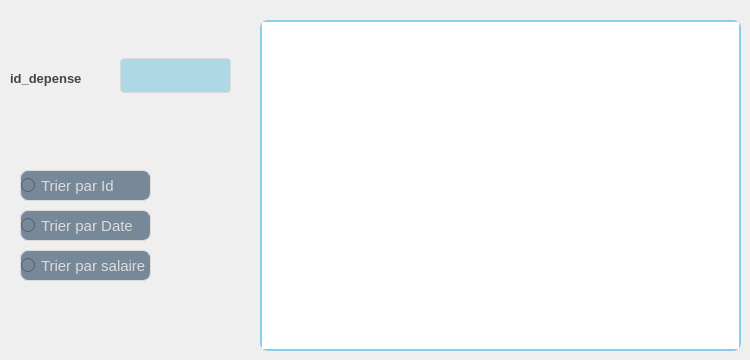
      <widget class="QWidget" name="tab_2">
       <attribute name="title">
        <string>Afficher depense</string>
       </attribute>
       <widget class="QTableView" name="tab_depense">
        <property name="enabled">
         <bool>true</bool>
        </property>
        <property name="geometry">
         <rect>
          <x>260</x>
          <y>20</y>
          <width>481</width>
          <height>331</height>
         </rect>
        </property>
        <property name="styleSheet">
         <string notr="true">border: 2px solid #87CEEB;
border-radius: 8px;
</string>
        </property>
       </widget>
       <widget class="QRadioButton" name="tri_emp_2">
        <property name="geometry">
         <rect>
          <x>20</x>
          <y>170</y>
          <width>131</width>
          <height>31</height>
         </rect>
        </property>
        <property name="styleSheet">
         <string notr="true">QRadioButton {
color:#dcdcdc;
background:#778899;
border: none;
font-size:15px;
font-family:Arial, Helvetica, sans-serif;
text-align: left;
border: 1px solid #DCDCDC;
border-radius: 8px;
}
QRadioButton:hover {
color:#fff;
background:#ADD8E6;
border: none;
text-align: left;
}

</string>
        </property>
        <property name="text">
         <string>Trier par Id </string>
        </property>
       </widget>
       <widget class="QRadioButton" name="tri_emp_3">
        <property name="geometry">
         <rect>
          <x>20</x>
          <y>210</y>
          <width>131</width>
          <height>31</height>
         </rect>
        </property>
        <property name="styleSheet">
         <string notr="true">QRadioButton {
color:#dcdcdc;
background:#778899;
border: none;
font-size:15px;
font-family:Arial, Helvetica, sans-serif;
text-align: left;
border: 1px solid #DCDCDC;
border-radius: 8px;
}
QRadioButton:hover {
color:#fff;
background:#ADD8E6;
border: none;
text-align: left;
}

</string>
        </property>
        <property name="text">
         <string>Trier par Date</string>
        </property>
       </widget>
       <widget class="QRadioButton" name="tri_emp_4">
        <property name="geometry">
         <rect>
          <x>20</x>
          <y>250</y>
          <width>131</width>
          <height>31</height>
         </rect>
        </property>
        <property name="styleSheet">
         <string notr="true">QRadioButton {
color:#dcdcdc;
background:#778899;
border: none;
font-size:15px;
font-family:Arial, Helvetica, sans-serif;
text-align: left;
border: 1px solid #DCDCDC;
border-radius: 8px;
}
QRadioButton:hover {
color:#fff;
background:#ADD8E6;
border: none;
text-align: left;
}

</string>
        </property>
        <property name="text">
         <string>Trier par salaire</string>
        </property>
       </widget>
       <widget class="QLineEdit" name="linechercher1">
        <property name="geometry">
         <rect>
          <x>120</x>
          <y>50</y>
          <width>111</width>
          <height>51</height>
         </rect>
        </property>
        <property name="styleSheet">
         <string notr="true">background-color: rgb(250, 211, 0);
font: 10pt &quot;Arial&quot;;
width: 100%;
  padding: 12px 20px;
  margin: 8px 0;
  display: inline-block;
  border: 1px solid #dcdcdc;
  border-radius: 4px;
  box-sizing: border-box;
  background: #ADD8E6;
  color: #FFFFFF;</string>
        </property>
        <property name="text">
         <string/>
        </property>
       </widget>
       <widget class="QLabel" name="label_11">
        <property name="geometry">
         <rect>
          <x>10</x>
          <y>70</y>
          <width>91</width>
          <height>16</height>
         </rect>
        </property>
        <property name="styleSheet">
         <string notr="true">background-color: transparent;
font: 8pt &quot;Castellar&quot;;
	color: #454544;
	font-weight: bold;
	font-size: 13px;
border:none;</string>
        </property>
        <property name="text">
         <string>id_depense</string>
        </property>
       </widget>
      </widget>
